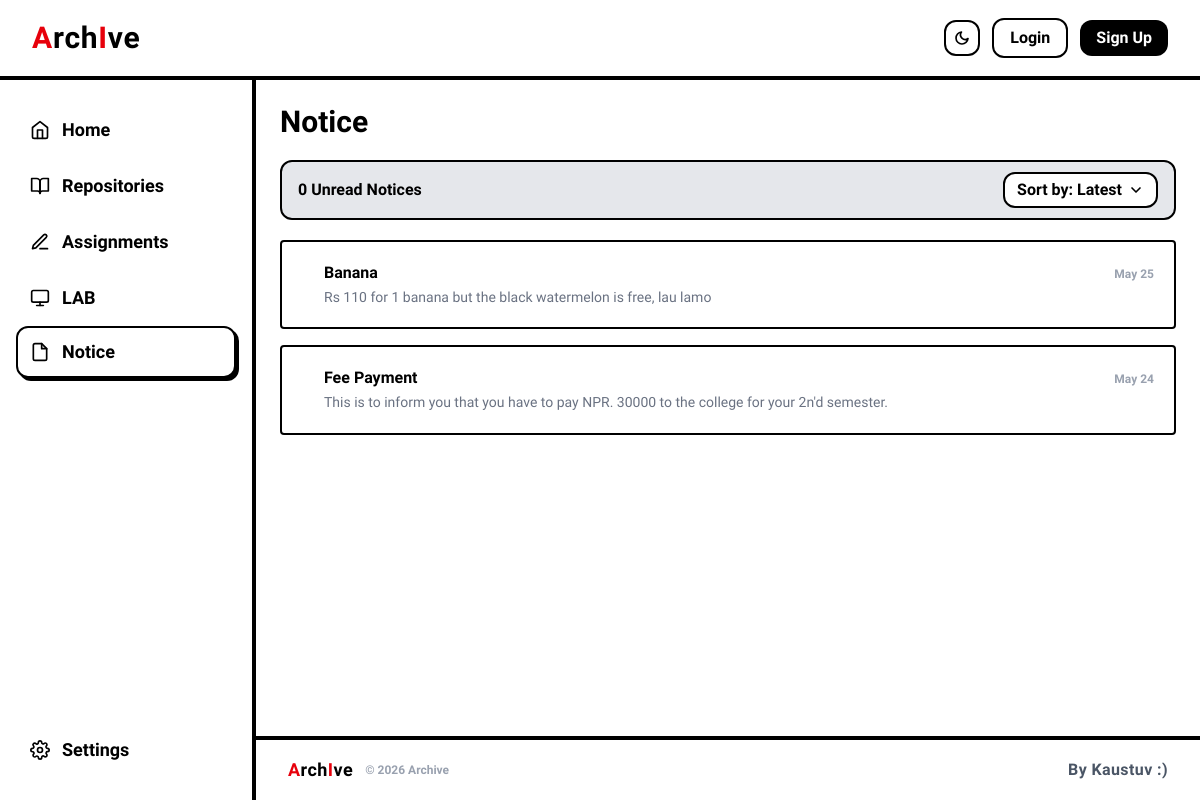
The page /notices/ on the database its author committed.
### notices/models.py (models this page shows, shortened)
class Notice(models.Model):
    title = models.CharField(max_length=200)
    description = models.TextField()
    created_at = models.DateTimeField(auto_now_add=True)
    is_read = models.BooleanField(default=False)

### notices/views.py (the view)
# urls.py: path('', views.notices_view, name='notices'),
def notices_view(request):
    notices = Notice.objects.order_by('-created_at')
    unread_count = notices.filter(is_read=False).count()
    return render(request, 'notices.html', {
        'notices': notices,
        'unread_count': unread_count,
    })

### archive_core/context_processors.py (called while the page is built)
def notices_unread(request):
    return {
        'notices_unread_count': Notice.objects.filter(is_read=False).count()
    }

### notices/templates/notices.html (shortened to what this page needs)
{% extends 'base.html' %} {% block title %}Notice — ArchIve{% endblock %}
{%block content %}
<div class="p-4 md:p-6 space-y-5">
  <div class="flex flex-col sm:flex-row sm:items-center justify-between gap-3">
    <h1
      class="text-2xl md:text-3xl font-bold whitespace-nowrap text-black dark:text-white"
    >
      Notice
    </h1>
  </div>
  <div
    class="bg-gray-200 dark:bg-zinc-900 border-2 border-black dark:border-white rounded-xl px-4 py-2.5 flex justify-between items-center text-black dark:text-white"
  >
    <span id="unread-badge" class="text-base font-bold">
      {{ unread_count }} Unread Notice{% if unread_count != 1 %}s{% endif %}
    </span>
    <div class="relative">
      <button
        id="sort-toggle"
        class="flex items-center gap-1.5 text-base font-bold px-3 py-1 border-2 border-black dark:border-white rounded-xl bg-white dark:bg-zinc-950 transition-colors hover:bg-gray-100 dark:hover:bg-zinc-800"
      >
        Sort by: Latest
        <svg
          id="sort-chevron"
          class="w-4 h-4 transition-transform duration-200"
          fill="none"
          stroke="currentColor"
          stroke-width="2.5"
          stroke-linecap="round"
          stroke-linejoin="round"
          viewBox="0 0 24 24"
        >
          <polyline points="6 9 12 15 18 9" />
        </svg>
      </button>
    </div>
  </div>
  <div class="flex flex-col gap-4" id="notice-container">
    {% for notice in notices %}
    <div
      class="notice-card border-2 border-black dark:border-white rounded-sm p-4 md:p-5 bg-white dark:bg-zinc-900 flex items-start justify-between gap-3 cursor-pointer transition-all"
      data-id="{{ notice.id }}"
      data-title="{{ notice.title }}"
      data-description="{{ notice.description }}"
      data-date="{{ notice.created_at|date:'F j, Y' }}"
      data-timestamp="{{ notice.created_at|date:'U' }}"
      data-read="{{ notice.is_read|yesno:'true,false' }}"
    >
      <div class="flex items-start gap-3 min-w-0">
        {% if not notice.is_read %}
        <span
          class="unread-dot w-2.5 h-2.5 rounded-full bg-red-500 border border-black dark:border-white flex-shrink-0 mt-1.5"
        ></span>
        {% else %}
        <span class="unread-dot w-2.5 h-2.5 flex-shrink-0 mt-1.5"></span>
        {% endif %}
        <div class="min-w-0">
          <p
            class="text-base font-bold leading-snug text-black dark:text-white"
          >
            {{ notice.title }}
          </p>
          {% if notice.description %}
          <p
            class="text-sm text-gray-500 dark:text-zinc-400 font-normal mt-1 line-clamp-2 leading-snug"
          >
            {{ notice.description }}
          </p>
          {% endif %}
        </div>
      </div>
      <span
        class="text-xs text-gray-400 dark:text-zinc-500 font-bold whitespace-nowrap flex-shrink-0 mt-1"
      >
        {{ notice.created_at|date:"M j" }}
      </span>
    </div>
    {% endfor %}
  </div>
</div>
{% endblock %}

### templates/base.html (style rules this page uses)
body { font-family: "Architects Daughter", cursive, sans-serif; }

### notices/templates/notices.html (style rules this page uses)
.line-clamp-2 { display: -webkit-box; -webkit-line-clamp: 2; -webkit-box-orient: vertical; overflow: hidden; }

### rows shown on the page
Notice: title "Banana", description "Rs 110 for 1 banana but the black watermelon is free, lau lamo", created_at "May 25"
Notice: title "Fee Payment", description "This is to inform you that you have to pay NPR. 30000 to the college for your 2n'd semester.", created_at "May 24"

### other values the page prints
{{ unread_count }} "0"
